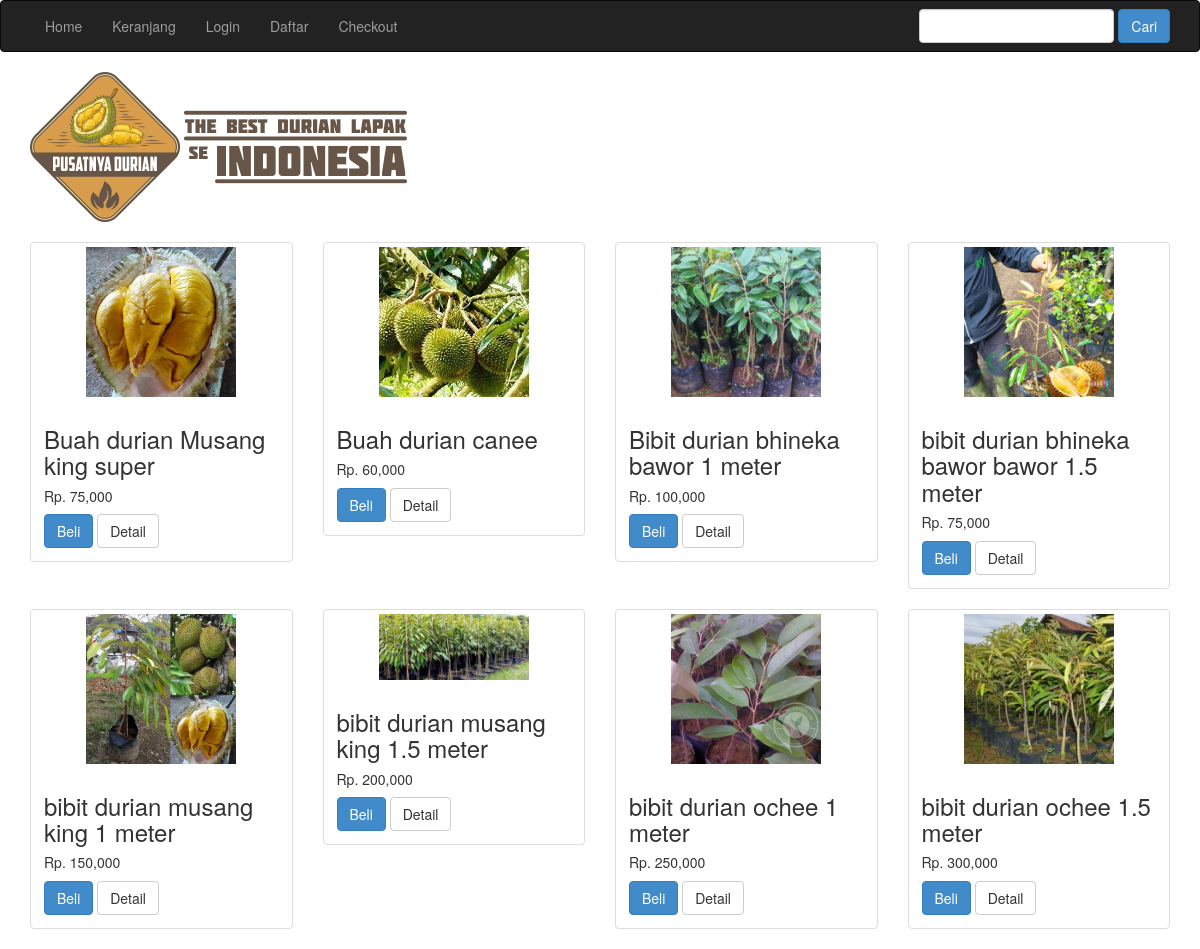
The page / on the database its author committed.
### tables this page shows
CREATE TABLE `produk` (
  `id_produk` int(11) NOT NULL,
  `nama_produk` varchar(100) NOT NULL,
  `berat_produk` int(11) NOT NULL,
  `harga_produk` int(11) NOT NULL,
  `foto_produk` varchar(100) NOT NULL,
  `deskripsi_produk` text NOT NULL,
  `stok_produk` int(5) NOT NULL
);

### index.php (the view, shortened to what this page needs)
<?php
   include 'koneksi.php';
?>
<!DOCTYPE html>
<html>
<head>
	<link rel="stylesheet" href="admin/assets/css/bootstrap.css">
</head>
<body>
<?php include 'menu.php'; ?>
	<section class="konten">
		<div class="container">
      <img src="HOME.png">
      <br><br>
			<div class="row">
				<?php $ambil = $koneksi->query("SELECT * FROM produk");?>
				<?php while($perproduk = $ambil->fetch_assoc()){ ?>
				<div class="col-md-3">
					<div class="thumbnail">
						<img src="foto produk/<?php echo $perproduk['foto_produk']; ?>" alt="" width="150px">
						<div class="caption">
							<h3><?php echo $perproduk['nama_produk']; ?></h3>
							<h5>Rp. <?php echo number_format($perproduk['harga_produk']); ?></h5>
							<a href="beli.php?id=<?php echo $perproduk['id_produk']; ?>" class="btn btn-primary">Beli</a>
                            <a href= "detail.php?id=<?php echo $perproduk["id_produk"];?>" class = "btn btn-default">Detail</a>
						</div>
					</div>
				</div>
				<?php } ?>
			</div>
		</div>
	</section>
</body>
</html>

### menu.php
<nav class="navbar navbar-inverse">
    <div class="container">
        <ul class="nav navbar-nav">
        <li><a href="index.php">Home</a></li>
        <li><a href="keranjang.php">Keranjang</a></li>
        <?php if(isset($_SESSION["pelanggan"])): ?>
            <li><a href="riwayat.php">Riwayat Belanja</a></li>
            <li><a href="logout.php">Logout</a></li>
        <?php else: ?>
            <li><a href="login.php">Login</a></li>
            <li><a href="daftar.php">Daftar</a></li>
        <?php endif ?>
        <li><a href="checkout.php">Checkout</a></li>
        </ul>
        <form action="pencarian.php" method="get" class="navbar-form navbar-right">
            <input type="text" class="form-control" name="keyword">
            <button class="btn btn-primary">Cari</button>
        </form>
    </div>
</nav>

### rows shown on the page
produk: foto_produk (picture), nama_produk "Buah durian Musang king super", harga_produk "75,000"
produk: foto_produk (picture), nama_produk "Buah durian canee", harga_produk "60,000"
produk: foto_produk (picture), nama_produk "Bibit durian bhineka bawor 1 meter", harga_produk "100,000"
produk: foto_produk (picture), nama_produk "bibit durian bhineka bawor bawor 1.5 meter", harga_produk "75,000"
produk: foto_produk (picture), nama_produk "bibit durian musang king 1 meter", harga_produk "150,000"
produk: foto_produk (picture), nama_produk "bibit durian musang king 1.5 meter", harga_produk "200,000"
produk: foto_produk (picture), nama_produk "bibit durian ochee 1 meter", harga_produk "250,000"
produk: foto_produk (picture), nama_produk "bibit durian ochee 1.5 meter", harga_produk "300,000"
